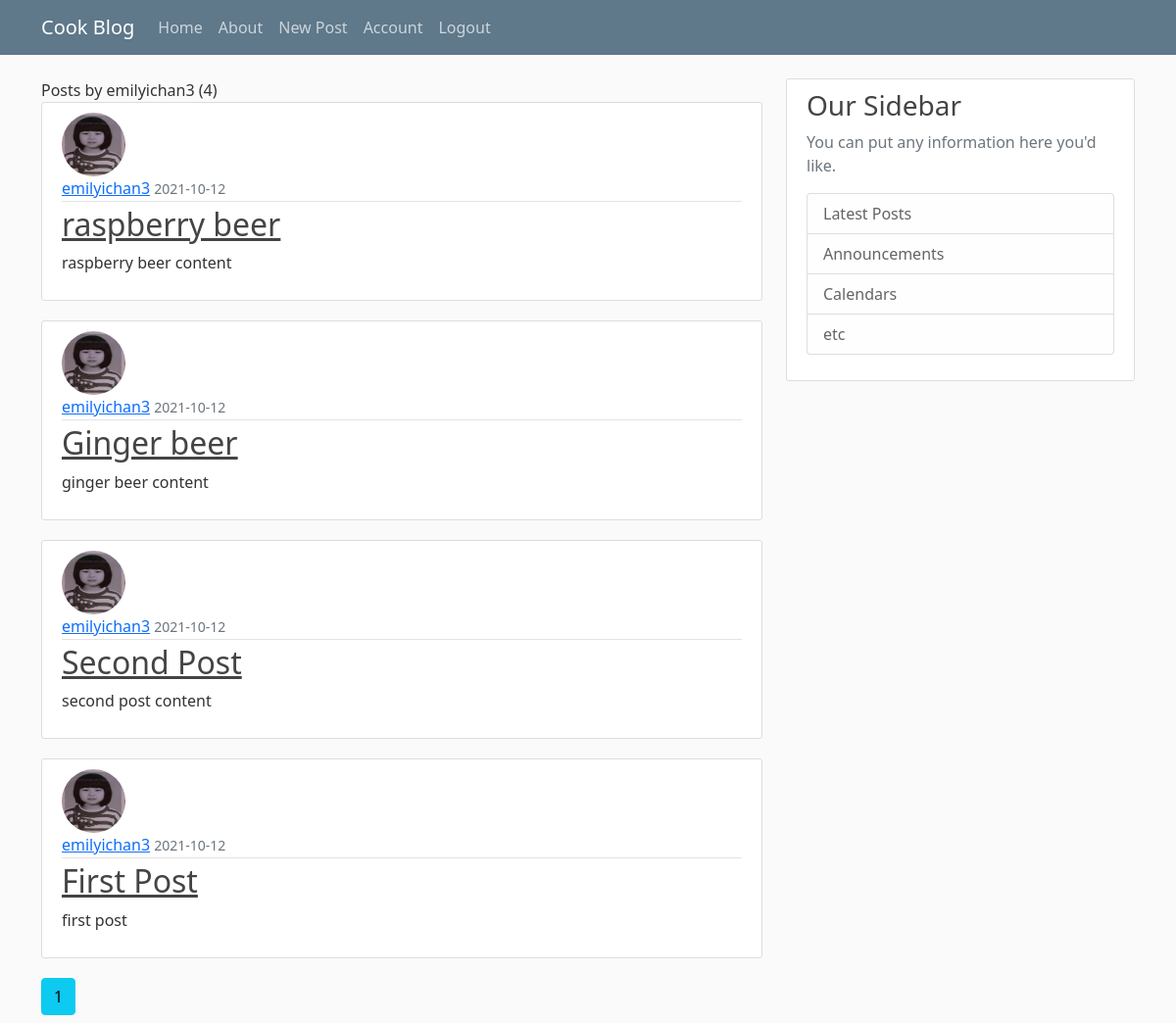
The app's page /user/emilyichan3 (signed in) with its own data.
### flaskapp_env/modules.py (models this page shows, shortened)
class Member(db.Model, UserMixin):
    id = db.Column(db.Integer, primary_key=True)
    username = db.Column(db.String(20), unique=True, nullable=False)
    email = db.Column(db.String(120), unique=True, nullable=False)
    image_file = db.Column(db.String(20), nullable=False, default='default.jpg')
    password = db.Column(db.String(60), nullable=False)
    posts = db.relationship('Post', backref='author', lazy=True)

class Post(db.Model):
    id = db.Column(db.Integer, primary_key=True, autoincrement=True)
    title = db.Column(db.String(100), nullable=False)
    date_posted = db.Column(db.DateTime, nullable=False, default=datetime.utcnow)
    post_content = db.Column(db.Text, nullable=False)
    member_id = db.Column(db.Integer, db.ForeignKey('member.id'), nullable=False)

### flaskapp_env/users/routes.py (the view)
@users.route('/user/<string:username>')
def user_posts(username):
    page = request.args.get('page',1, type=int)
    member = Member.query.filter_by(username=username).first_or_404()
    posts = Post.query.filter_by(author=member)\
            .order_by(Post.date_posted.desc())\
            .paginate(page=page , per_page=5)
    return render_template('user_posts.html', posts=posts,user=member)

### flaskapp_env/modules.py (called while the page is built)
@login_manager.user_loader
def load_user(member_id):
    return Member.query.get(int(member_id))

### flaskapp_env/templates/user_posts.html
{% extends "layout.html" %}
{% block content %}
    <hsmall class="mb-3">Posts by {{ user.username }} ({{ posts.total }})</small>
    {% for post in posts.items %}
        <article class="media content-section">
        <img class="rounded-circle article-img" src="{{ url_for('static', filename='profile_pics/' + post.author.image_file) }}">
          <div class="media-body">
            <div class="article-metadata">
              <a class="mr-2" href="{{ url_for('users.user_posts',username=user.username) }}">{{ post.author.username }}</a>
              <small class="text-muted">{{ post.date_posted.strftime('%Y-%m-%d') }}</small>
            </div>
            <h2><a class="article-title" href="{{ url_for('posts.post', post_id=post.id) }}">{{ post.title }}</a></h2>
            <p class="article-content">{{ post.post_content }}</p>
          </div>
        </article>
    {% endfor %}
    {% for page_num in posts.iter_pages(left_edge=1, right_edge=1, left_current=2, right_current=2) %}
      {% if page_num %}
        {% if page_num != posts.page %}
          <a class="btn btn-outline-info mb-2" href="{{ url_for('users.user_posts', username=user.username, page=page_num) }}">{{ page_num }}</a>
        {% else %}
          <a class="btn btn-info mb-2" href="{{ url_for('users.user_posts', username=user.username, page=page_num) }}">{{ page_num }}</a>
        {% endif %}
      {% else %}
        ...
      {% endif %}
    {% endfor %}
{% endblock content %}

### flaskapp_env/static/main.css (style rules this page uses)
body { background: #fafafa; color: #333333; margin-top: 5rem; }
h1, h2, h3, h4, h5, h6 { color: #444444; }
.content-section { background: #ffffff; padding: 10px 20px; border: 1px solid #dddddd; border-radius: 3px; margin-bottom: 20px; }
.article-title { color: #444444; }
.article-content { white-space: pre-line; }
.article-img { height: 65px; width: 65px; margin-right: 16px; }
.article-metadata { padding-bottom: 1px; margin-bottom: 4px; border-bottom: 1px solid #e3e3e3 }

### records on screen
Member: username "emilyichan3"
Post: image_file (placeholder picture), author.username "emilyichan3", date_posted "2021-10-12", title "raspberry beer", post_content "raspberry beer content"
Post: image_file (placeholder picture), author.username "emilyichan3", date_posted "2021-10-12", title "Ginger beer", post_content "ginger beer content"
Post: image_file (placeholder picture), author.username "emilyichan3", date_posted "2021-10-12", title "Second Post", post_content "second post content"
Post: image_file (placeholder picture), author.username "emilyichan3", date_posted "2021-10-12", title "First Post", post_content "first post"

### other values on screen
{{ posts.total }} "4"
{{ page_num }} "1"
